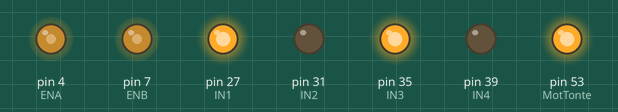
The sketch below on a simulated Arduino Mega 2560, built with avr-gcc and run on an emulated ATmega2560. On the bench: output pins drawn as LEDs (lit = HIGH).

Above: at 0.1 s.
Timing chart, 0 to 1.6 s (numbered marks = the images above):
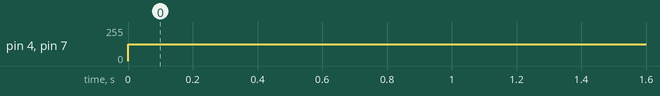

Measured:
- by itself, pin 4 (ENA), pin 7 (ENB): 0/255 → 127/255 at 0.00 s

The sketch:

essai.ino
```cpp
// Définition des broches pour le 1er pont H
const int IN1 = 27;
const int IN2 = 31;
const int ENA = 4;

// Définition des broches pour le 2ème pont H
const int IN3 = 35;
const int IN4 = 39;
const int ENB = 7;

// Déclaration des variables pour le rapport cyclique (35%)
const int dutyCycle = 50;  // 35% du rapport cyclique (0-255)

// Déclaration
const int MotTonte = 53;

void setup() {
  // Initialisation des broches en sortie
  pinMode(IN1, OUTPUT);
  pinMode(IN2, OUTPUT);
  pinMode(ENA, OUTPUT);

  pinMode(IN3, OUTPUT);
  pinMode(IN4, OUTPUT);
  pinMode(ENB, OUTPUT);

  pinMode(MotTonte, OUTPUT);

  // IN1 et IN3 à l'état haut (HIGH)
  digitalWrite(IN1, HIGH);
  digitalWrite(IN3, HIGH);

  // à l'état haut (HIGH)
  digitalWrite(MotTonte, HIGH);

  // IN2 et IN4 à l'état bas (LOW)
  digitalWrite(IN2, LOW);
  digitalWrite(IN4, LOW);
}

void loop() {
  // Activation de la modulation de largeur d'impulsion (PWM) pour ENA et ENB
  analogWrite(ENA, (dutyCycle * 255) / 100);  // Convertit le pourcentage en valeur entre 0 et 255
  analogWrite(ENB, (dutyCycle * 255) / 100);

  // Mettre ici d'autres instructions si nécessaire
}
```
